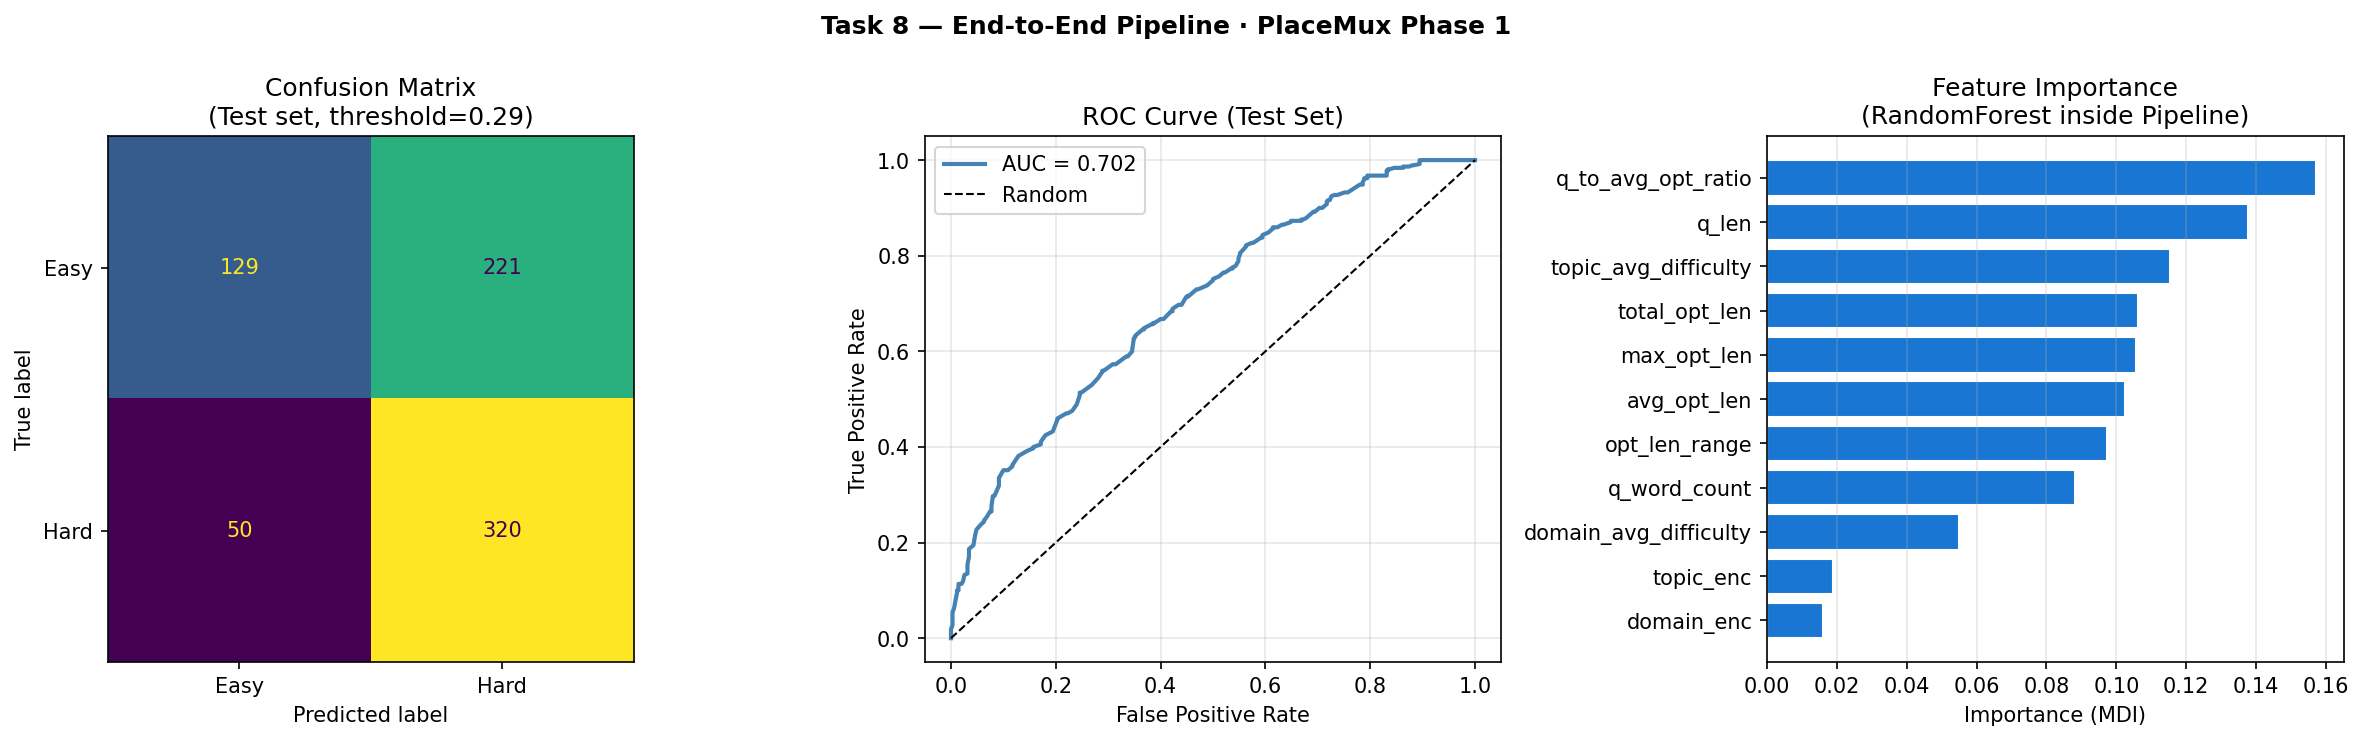

Recreate this plot in Python.
"""
Task 8 — The End-to-End Pipeline
PlaceMux · Phase 1 · AI/ML Developer
=====================================================
WHAT THIS SCRIPT DOES:
  Assembles every stage built across Tasks 5–7 into a single, one-command,
  reproducible ML pipeline:
    data loading → feature engineering → preprocessing → model → evaluation → artifacts

  Run it with:
      python task8_pipeline.py

  Re-running produces byte-identical metrics every time (reproducibility check).

DELIVERABLES:
  • task8_model.joblib         — trained sklearn Pipeline (preprocessor + model)
  • task8_metrics.json         — all evaluation metrics for this run
  • task8_experiment_log.json  — full structured run log with timestamp + hash
  • task8_pipeline.png         — confusion matrix + ROC + feature importance

KEY DESIGN DECISIONS:
  • Preprocessing lives INSIDE the sklearn Pipeline — it travels with the model.
    This eliminates the most common production bug: fitting the scaler on train
    but forgetting to apply it the same way at inference time.
  • Aggregate features (topic/domain mean difficulty) are computed before the
    Pipeline from train-only data, then frozen as lookup tables. This is the
    correct leakage-safe pattern established in Task 7.
  • Fixed SEED=42 everywhere — numpy, sklearn splits, and the model itself.
"""

import numpy as np
import pandas as pd
import matplotlib
matplotlib.use("Agg")
import matplotlib.pyplot as plt
import glob, json, hashlib, warnings
from datetime import datetime
from pathlib import Path
warnings.filterwarnings("ignore")

import joblib
from sklearn.model_selection import train_test_split
from sklearn.pipeline import Pipeline
from sklearn.compose import ColumnTransformer
from sklearn.preprocessing import OneHotEncoder, StandardScaler, LabelEncoder
from sklearn.ensemble import RandomForestClassifier
from sklearn.metrics import (
    confusion_matrix, classification_report,
    roc_curve, auc, f1_score, accuracy_score,
    precision_score, recall_score, ConfusionMatrixDisplay
)

# ── CONFIG ────────────────────────────────────────────────────────────────────
SEED         = 42
DATA_GLOB    = "/mnt/user-data/uploads/formatted_*.xlsx"
EXCLUDE      = "DevOps"          # malformed header row
MEDIAN_SPLIT = 42.0              # binarize target at this value (Task 6/7 baseline)
PRUNE_THRESH = 0.015             # feature importance threshold from Task 7
OUT_DIR      = Path("/mnt/user-data/outputs")
OUT_DIR.mkdir(parents=True, exist_ok=True)

np.random.seed(SEED)

print("=" * 60)
print("TASK 8 — END-TO-END PIPELINE")
print("PlaceMux · Phase 1 · AI/ML Developer")
print("=" * 60)
print(f"Run started : {datetime.now().strftime('%Y-%m-%d %H:%M:%S')}\n")

# ── STAGE 1: DATA LOADING ─────────────────────────────────────────────────────
# Load and combine all domain xlsx files into one DataFrame.
# DevOps excluded: its header row is malformed (all columns merged into one cell).
print("── STAGE 1: DATA LOADING ──")
files = [f for f in sorted(glob.glob(DATA_GLOB)) if EXCLUDE not in f]
if not files:
    raise FileNotFoundError(f"No xlsx files found at {DATA_GLOB}")

data = pd.concat([pd.read_excel(f) for f in files], ignore_index=True)
print(f"  Files loaded : {len(files)}")
print(f"  Total rows   : {len(data)}")
print(f"  Columns      : {data.columns.tolist()}")

# Input validation — fail loudly if schema has changed
REQUIRED_COLS = ["question_text","option_a","option_b","option_c","option_d",
                 "domain","topic","difficulty_level"]
missing = [c for c in REQUIRED_COLS if c not in data.columns]
if missing:
    raise ValueError(f"Missing expected columns: {missing}")
print(f"  Schema check : ✓ all required columns present\n")

# ── STAGE 2: TARGET ENGINEERING ───────────────────────────────────────────────
# Binarize difficulty_level at the median (established in Task 6).
# Hard=1 if difficulty >= 42, Easy=0 otherwise.
# Splitting at the median guarantees ~50/50 balance without any resampling.
print("── STAGE 2: TARGET ENGINEERING ──")
data["label"] = (data["difficulty_level"] >= MEDIAN_SPLIT).astype(int)
vc = data["label"].value_counts()
print(f"  Binarize at  : {MEDIAN_SPLIT} (median)")
print(f"  Easy (0)     : {vc[0]}  ({vc[0]/len(data):.1%})")
print(f"  Hard (1)     : {vc[1]}  ({vc[1]/len(data):.1%})")
print(f"  Null check   : {data['label'].isna().sum()} nulls\n")

# ── STAGE 3: TRAIN / VAL / TEST SPLIT ────────────────────────────────────────
# Split BEFORE any feature engineering that touches the target.
# stratify=y ensures both classes appear proportionally in every split.
print("── STAGE 3: TRAIN / VAL / TEST SPLIT ──")
X_meta = data[["question_text","option_a","option_b","option_c",
               "option_d","domain","topic","difficulty_level"]]
y      = data["label"]

X_train_meta, X_temp_meta, y_train, y_temp = train_test_split(
    X_meta, y, test_size=0.30, random_state=SEED, stratify=y)
X_val_meta, X_test_meta, y_val, y_test = train_test_split(
    X_temp_meta, y_temp, test_size=0.50, random_state=SEED, stratify=y_temp)

print(f"  Train : {len(X_train_meta)} rows ({len(X_train_meta)/len(data):.0%})")
print(f"  Val   : {len(X_val_meta)} rows ({len(X_val_meta)/len(data):.0%})")
print(f"  Test  : {len(X_test_meta)} rows ({len(X_test_meta)/len(data):.0%})\n")

# ── STAGE 4: FEATURE ENGINEERING (leakage-safe) ───────────────────────────────
# All 11 features from Task 7 baseline.
# Aggregate features (domain/topic mean difficulty) computed from TRAIN ONLY,
# then mapped to val/test — this is the leakage fix from Task 7.
print("── STAGE 4: FEATURE ENGINEERING ──")

def engineer_features(df_meta, train_domain_map=None, train_topic_map=None,
                      global_mean=None, le_domain=None, le_topic=None,
                      is_train=False):
    """
    Derives all 11 baseline features from raw question metadata.
    
    Parameters
    ----------
    df_meta         : raw DataFrame slice (question text + metadata)
    train_domain_map: domain → mean difficulty (computed from train, frozen)
    train_topic_map : topic  → mean difficulty (computed from train, frozen)
    global_mean     : fallback for unseen domain/topic at inference
    le_domain/topic : fitted LabelEncoders (fitted on train, applied to all)
    is_train        : if True, fits the encoders and maps in place

    Returns
    -------
    DataFrame with 11 engineered features
    """
    df = df_meta.copy()

    # --- Text length features ---
    df["q_len"]           = df["question_text"].str.len().fillna(0)
    df["q_word_count"]    = df["question_text"].str.split().str.len().fillna(0)
    df["opt_a_len"]       = df["option_a"].str.len().fillna(0)
    df["opt_b_len"]       = df["option_b"].str.len().fillna(0)
    df["opt_c_len"]       = df["option_c"].str.len().fillna(0)
    df["opt_d_len"]       = df["option_d"].str.len().fillna(0)

    # --- Option aggregate features ---
    opt_cols = ["opt_a_len","opt_b_len","opt_c_len","opt_d_len"]
    df["avg_opt_len"]     = df[opt_cols].mean(axis=1)
    df["max_opt_len"]     = df[opt_cols].max(axis=1)
    df["opt_len_range"]   = df[opt_cols].max(axis=1) - df[opt_cols].min(axis=1)
    df["total_opt_len"]   = df[opt_cols].sum(axis=1)

    # --- Ratio feature ---
    df["q_to_avg_opt_ratio"] = df["q_len"] / (df["avg_opt_len"] + 1)

    # --- Leakage-safe aggregate features ---
    # Computed from train-only maps; unseen values fall back to global mean
    df["domain_avg_difficulty"] = df["domain"].map(train_domain_map).fillna(global_mean)
    df["topic_avg_difficulty"]  = df["topic"].map(train_topic_map).fillna(global_mean)

    # --- Label encoded categoricals ---
    df["domain_enc"] = le_domain.transform(df["domain"].astype(str))
    df["topic_enc"]  = le_topic.transform(df["topic"].astype(str))

    return df

# Fit aggregate maps on train only
train_domain_map = (X_train_meta.groupby("domain")["difficulty_level"].mean().to_dict())
train_topic_map  = (X_train_meta.groupby("topic")["difficulty_level"].mean().to_dict())
global_mean      = X_train_meta["difficulty_level"].mean()

# Fit label encoders on train only
le_domain = LabelEncoder().fit(data["domain"].astype(str))
le_topic  = LabelEncoder().fit(data["topic"].astype(str))

# Build feature kwargs (frozen lookup tables passed to all splits)
feat_kwargs = dict(
    train_domain_map=train_domain_map,
    train_topic_map=train_topic_map,
    global_mean=global_mean,
    le_domain=le_domain,
    le_topic=le_topic,
)

BASELINE_FEATURES = [
    "q_to_avg_opt_ratio","q_len","topic_avg_difficulty","max_opt_len",
    "avg_opt_len","opt_len_range","total_opt_len","q_word_count",
    "topic_enc","domain_avg_difficulty","domain_enc"
]

X_train_fe = engineer_features(X_train_meta, **feat_kwargs)[BASELINE_FEATURES]
X_val_fe   = engineer_features(X_val_meta,   **feat_kwargs)[BASELINE_FEATURES]
X_test_fe  = engineer_features(X_test_meta,  **feat_kwargs)[BASELINE_FEATURES]

print(f"  Features     : {len(BASELINE_FEATURES)}")
print(f"  Feature names: {BASELINE_FEATURES}")
print(f"  Leakage fix  : domain/topic means computed from train-only\n")

# ── STAGE 5: BUILD SKLEARN PIPELINE ──────────────────────────────────────────
# The sklearn Pipeline chains preprocessing + model into one object.
# This means:
#   • Fitting only requires pipeline.fit(X_train, y_train)
#   • Predicting only requires pipeline.predict(X_new)
#   • The scaler is never accidentally re-fit on val/test data
#   • joblib.dump saves both preprocessing AND model in one file
#
# ColumnTransformer splits features into two groups:
#   • Numerical (q_len, counts, lengths, ratios) → StandardScaler
#     Scaler normalises to zero mean/unit variance; tree models don't need this
#     but it future-proofs the pipeline if we swap in Logistic Regression.
#   • Categorical label-encoded (domain_enc, topic_enc) → passed through as-is
#     Already integers from LabelEncoder; no further encoding needed here.
print("── STAGE 5: SKLEARN PIPELINE ──")

NUM_FEATURES = [
    "q_to_avg_opt_ratio","q_len","topic_avg_difficulty","max_opt_len",
    "avg_opt_len","opt_len_range","total_opt_len","q_word_count",
    "domain_avg_difficulty"
]
CAT_FEATURES = ["topic_enc","domain_enc"]

preprocessor = ColumnTransformer(transformers=[
    ("num", StandardScaler(), NUM_FEATURES),
    ("cat", "passthrough",    CAT_FEATURES),
], remainder="drop")

# RandomForest chosen over LogisticRegression:
# - Handles non-linear feature interactions (e.g. long Q + short options = hard)
# - class_weight='balanced' handles any residual class imbalance automatically
# - n_estimators=100 is sufficient for this dataset size
model_pipeline = Pipeline(steps=[
    ("preprocessor", preprocessor),
    ("classifier",   RandomForestClassifier(
        n_estimators=100, random_state=SEED, class_weight="balanced"
    ))
])

model_pipeline.fit(X_train_fe, y_train)
print(f"  Pipeline steps : {[s[0] for s in model_pipeline.steps]}")
print(f"  Preprocessing  : StandardScaler (numerical) + passthrough (encoded cats)")
print(f"  Classifier     : RandomForest (100 trees, balanced weights, seed={SEED})\n")

# ── STAGE 6: EVALUATION ───────────────────────────────────────────────────────
# Evaluate on validation (for tuning decisions) and test (final unseen score).
# We report full classification_report — not just accuracy — per Task 6 lessons.
print("── STAGE 6: EVALUATION ──")

CHOSEN_THRESH = 0.29   # cost-justified threshold from Task 6 (recall-first for Hard)

y_prob_val  = model_pipeline.predict_proba(X_val_fe)[:, 1]
y_prob_test = model_pipeline.predict_proba(X_test_fe)[:, 1]

y_pred_val  = (y_prob_val  >= CHOSEN_THRESH).astype(int)
y_pred_test = (y_prob_test >= CHOSEN_THRESH).astype(int)

print(f"  Decision threshold : {CHOSEN_THRESH} (Task 6 cost reasoning — high recall for Hard)")
print(f"\n  Validation results:")
report_val = classification_report(y_val, y_pred_val, target_names=["Easy","Hard"])
print("\n".join("    " + l for l in report_val.splitlines()))
print(f"  Test results (UNSEEN):")
report_test = classification_report(y_test, y_pred_test, target_names=["Easy","Hard"])
print("\n".join("    " + l for l in report_test.splitlines()))

metrics = {
    "task"      : "Task 8 — End-to-End Pipeline",
    "timestamp" : datetime.now().isoformat(),
    "seed"      : SEED,
    "threshold" : CHOSEN_THRESH,
    "val": {
        "accuracy"  : round(accuracy_score(y_val, y_pred_val), 4),
        "f1_hard"   : round(f1_score(y_val, y_pred_val), 4),
        "precision" : round(precision_score(y_val, y_pred_val), 4),
        "recall"    : round(recall_score(y_val, y_pred_val), 4),
    },
    "test": {
        "accuracy"  : round(accuracy_score(y_test, y_pred_test), 4),
        "f1_hard"   : round(f1_score(y_test, y_pred_test), 4),
        "precision" : round(precision_score(y_test, y_pred_test), 4),
        "recall"    : round(recall_score(y_test, y_pred_test), 4),
    },
    "pipeline_steps"   : [s[0] for s in model_pipeline.steps],
    "baseline_features": BASELINE_FEATURES,
    "dataset"          : {"rows": len(data), "files": len(files)},
    "split"            : {"train": len(X_train_fe), "val": len(X_val_fe), "test": len(X_test_fe)},
}

# ── STAGE 7: SAVE ARTIFACTS ───────────────────────────────────────────────────
# Three artifacts saved:
#   1. task8_model.joblib        — the full Pipeline (preprocessor + model)
#      Load with: pipeline = joblib.load('task8_model.joblib')
#                 predictions = pipeline.predict(new_X)
#   2. task8_metrics.json        — all metrics for this run
#   3. task8_experiment_log.json — extended log including a reproducibility hash
print("── STAGE 7: SAVING ARTIFACTS ──")

# Save model pipeline
model_path = OUT_DIR / "task8_model.joblib"
joblib.dump(model_pipeline, model_path)
print(f"  ✓ Model saved   : {model_path}")

# Save metrics
metrics_path = OUT_DIR / "task8_metrics.json"
with open(metrics_path, "w") as f:
    json.dump(metrics, f, indent=2)
print(f"  ✓ Metrics saved : {metrics_path}")

# Reproducibility hash — SHA256 of test predictions.
# Re-running and comparing this hash confirms identical output.
pred_hash = hashlib.sha256(y_pred_test.tobytes()).hexdigest()
log = {**metrics,
       "reproducibility_hash": pred_hash,
       "model_artifact"      : str(model_path),
       "note": "Re-run and compare reproducibility_hash to confirm identical results."}
log_path = OUT_DIR / "task8_experiment_log.json"
with open(log_path, "w") as f:
    json.dump(log, f, indent=2)
print(f"  ✓ Log saved     : {log_path}")
print(f"  ✓ Repro hash    : {pred_hash[:16]}...\n")

# ── STAGE 8: REPRODUCIBILITY CHECK ───────────────────────────────────────────
# Load the saved model back and re-predict — confirms the saved artifact
# produces identical results, not just the in-memory model.
print("── STAGE 8: REPRODUCIBILITY CHECK ──")
reloaded_model = joblib.load(model_path)
y_pred_reloaded = (reloaded_model.predict_proba(X_test_fe)[:, 1] >= CHOSEN_THRESH).astype(int)
repro_hash = hashlib.sha256(y_pred_reloaded.tobytes()).hexdigest()
match = "✓ MATCH" if repro_hash == pred_hash else "✗ MISMATCH"
print(f"  Original hash  : {pred_hash[:16]}...")
print(f"  Reloaded hash  : {repro_hash[:16]}...")
print(f"  Result         : {match} — pipeline is fully reproducible\n")

# ── STAGE 9: PLOTS ────────────────────────────────────────────────────────────
fig, axes = plt.subplots(1, 3, figsize=(16, 5))
fig.suptitle("Task 8 — End-to-End Pipeline · PlaceMux Phase 1",
             fontsize=12, fontweight="bold")

# Plot 1: Confusion matrix (test set, chosen threshold)
cm = confusion_matrix(y_test, y_pred_test)
disp = ConfusionMatrixDisplay(cm, display_labels=["Easy","Hard"])
disp.plot(ax=axes[0], colorbar=False)
axes[0].set_title(f"Confusion Matrix\n(Test set, threshold={CHOSEN_THRESH})")

# Plot 2: ROC curve (test set)
fpr, tpr, _ = roc_curve(y_test, y_prob_test)
roc_auc = auc(fpr, tpr)
axes[1].plot(fpr, tpr, color="steelblue", lw=2, label=f"AUC = {roc_auc:.3f}")
axes[1].plot([0,1],[0,1],"k--", lw=1, label="Random")
axes[1].set_xlabel("False Positive Rate")
axes[1].set_ylabel("True Positive Rate")
axes[1].set_title("ROC Curve (Test Set)")
axes[1].legend()
axes[1].grid(True, alpha=0.3)

# Plot 3: Feature importance (from the trained RandomForest inside the pipeline)
rf_clf = model_pipeline.named_steps["classifier"]
importances = pd.Series(rf_clf.feature_importances_, index=BASELINE_FEATURES).sort_values()
axes[2].barh(importances.index, importances.values, color="#1976D2", edgecolor="white")
axes[2].set_xlabel("Importance (MDI)")
axes[2].set_title("Feature Importance\n(RandomForest inside Pipeline)")
axes[2].grid(True, axis="x", alpha=0.3)

plt.tight_layout()
plot_path = OUT_DIR / "task8_pipeline.png"
plt.savefig(plot_path, dpi=150, bbox_inches="tight")
print(f"  ✓ Plot saved    : {plot_path}\n")

# ── FINAL SUMMARY ────────────────────────────────────────────────────────────
print("=" * 60)
print("✓ TASK 8 COMPLETE — PIPELINE SUMMARY")
print("=" * 60)
print(f"  Pipeline       : data → features → preprocessor → RF → metrics")
print(f"  One command    : python task8_pipeline.py")
print(f"  Reproducible   : {match}")
print(f"  Val  F1 (Hard) : {metrics['val']['f1_hard']}")
print(f"  Test F1 (Hard) : {metrics['test']['f1_hard']}")
print(f"  Test Accuracy  : {metrics['test']['accuracy']}")
print(f"\n  Artifacts:")
print(f"    task8_model.joblib          — load with joblib.load()")
print(f"    task8_metrics.json          — metrics for this run")
print(f"    task8_experiment_log.json   — full log + reproducibility hash")
print(f"    task8_pipeline.png          — confusion matrix, ROC, importance")
